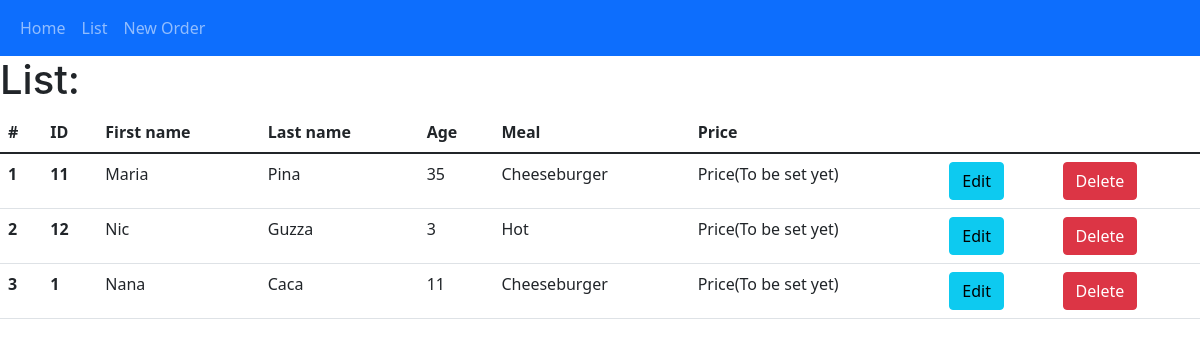
/list, run on an earlier commit of the app's database.
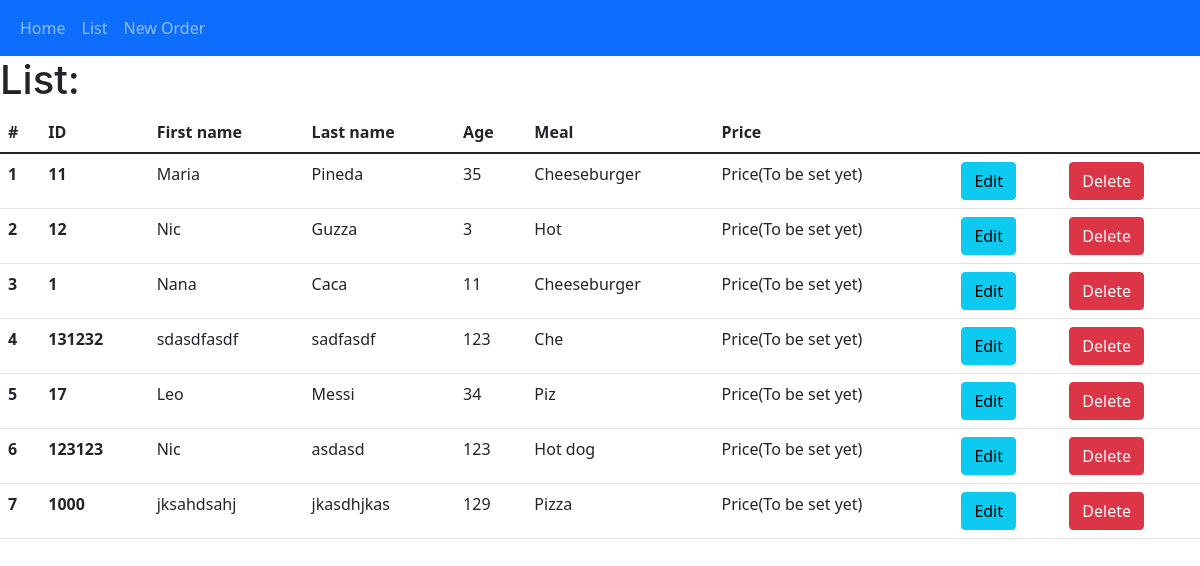
And on a later commit of the database.
### my_first/models.py (models this page shows)
class Order(models.Model):
    MEALS = (
            ('Cheeseburger', 'Cheeseburger'),
            ('Hot dog','Hot dog'),
            ('Pizza','Pizza'),
            ('T-Bone', 'T-Bone'),
            ('French fries', 'French fries'),
            ('Salmon tartar', 'Salmon tartar')
    )
    id = models.BigIntegerField(primary_key=True)
    first_name = models.CharField(max_length=50)
    last_name = models.CharField(max_length=50)
    age = models.IntegerField()
    meal = models.TextField(max_length=20, choices=MEALS)

### my_first/views.py (the view)
# urls.py: path('list', views.list, name = 'list'),
def list(request):
    data = {}
    data['list'] = Order.objects.all()
    return render(request, 'list.html', data)

### my_first/templates/list.html (shortened to what this page needs)
{% extends "./base.html" %}
    {% block body %}
<h1 style="font-family: -apple-system, BlinkMacSystemFont, 'Segoe UI', Roboto, Oxygen, Ubuntu, Cantarell, 'Open Sans', 'Helvetica Neue', sans-serif;">List:</h1>
<table class="table">
    <thead>
      <tr>
        <th scope="col">#</th>
        <th scope="col">ID</th>
        <th scope="col">First name</th>
        <th scope="col">Last name</th>
        <th scope="col">Age</th>
        <th scope="col">Meal</th>
        <th scope="col">Price</th>
      </tr>
    </thead>
    <tbody>
        {% for item in list %}
      <tr>
        <th scope="row">{{forloop.counter}}</th>
        <th scope="row">{{ item.id }}</th>
        <td>{{ item.first_name }}</td>
        <td>{{ item.last_name}}</td>
        <td>{{ item.age}}</td>
        <td>{{item.meal}}</td>
        <td>Price(To be set yet)</td>
        <td> <a href="edit/{{item.id}}" class="btn btn-info">Edit</a></td>
        <td> <a href="delete/{{item.id}}" class="btn btn-danger">Delete</a></td>
        {% endfor %}
      </tr>
    </tbody>
  </table>
</body>
{% endblock %}

### my_first/templates/base.html (shortened to what this page needs)
<!DOCTYPE html>
<html lang="en">
<head>
    <link href="https://cdn.jsdelivr.net/npm/bootstrap@5.1.3/dist/css/bootstrap.min.css" rel="stylesheet">
</head>
<body>
    <nav class="navbar navbar-expand-lg navbar-dark bg-primary">
                <div class="container-fluid">
                    <ul class="navbar-nav">
                    <li class="nav-item">
                        <a class="nav-link" aria-current="page" href="{% url 'index' %}">Home</a>
                    </li>
                    <li class="nav-item">
                        <a class="nav-link" href="{% url 'list' %}">List</a>
                    </li>
                    <li class="nav-item">
                        <a class="nav-link" href="{% url 'form' %}">New Order</a>
                    </li>
                </ul>
            </div>
    </nav>
</body>
{% block body %}
{% endblock %}
</html>

What changed in the data, as far as the page shows it:
changed Order "Maria": last_name "Pina" → "Pineda"
added Order: id "131232", first_name "sdasdfasdf", last_name "sadfasdf", age "123", meal "Che"
added Order: id "17", first_name "Leo", last_name "Messi", age "34", meal "Piz"
added Order: id "123123", first_name "Nic", last_name "asdasd", age "123", meal "Hot dog"
added Order: id "1000", first_name "jksahdsahj", last_name "jkasdhjkas", age "129", meal "Pizza"
